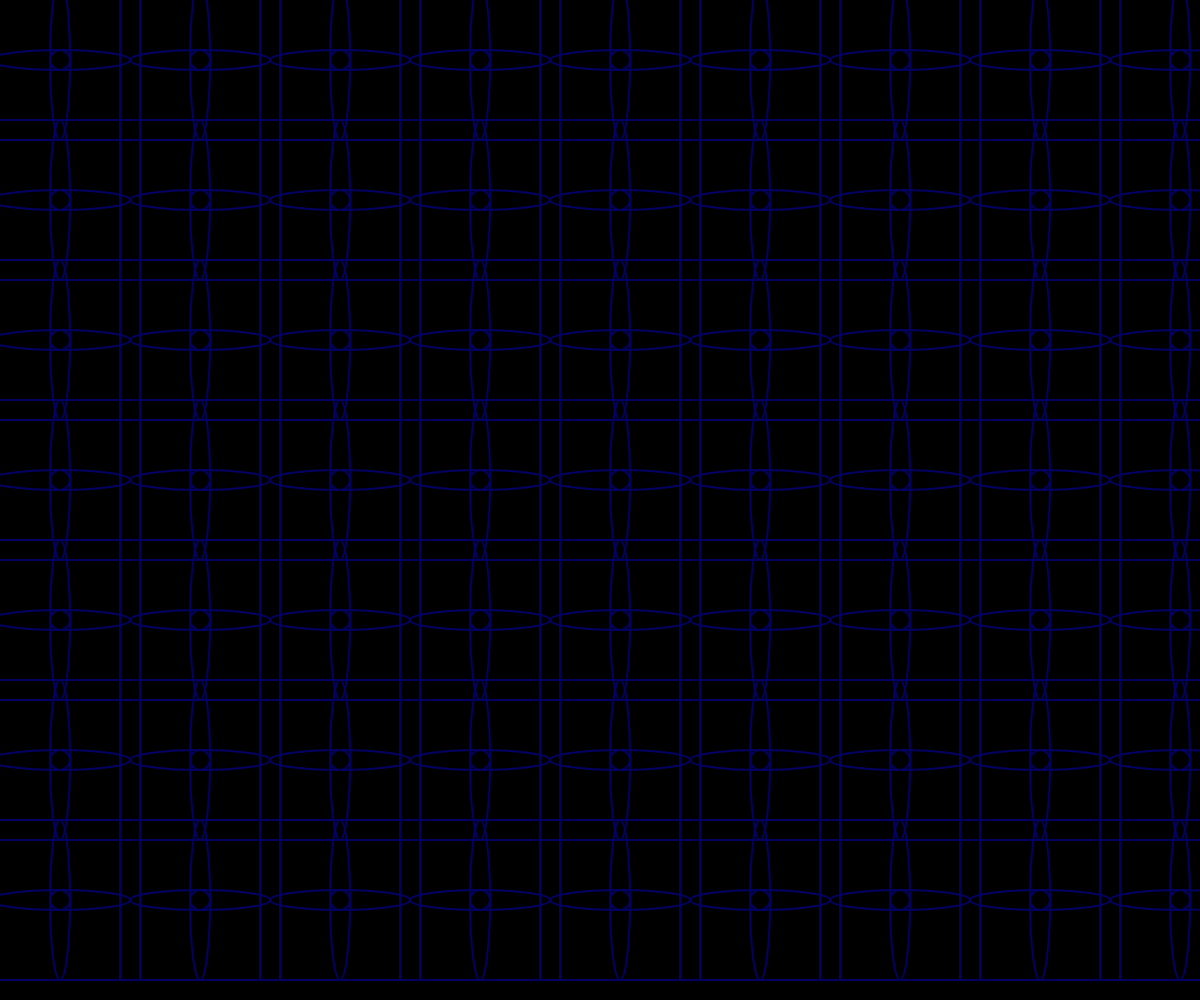
Frame 1 (no input)
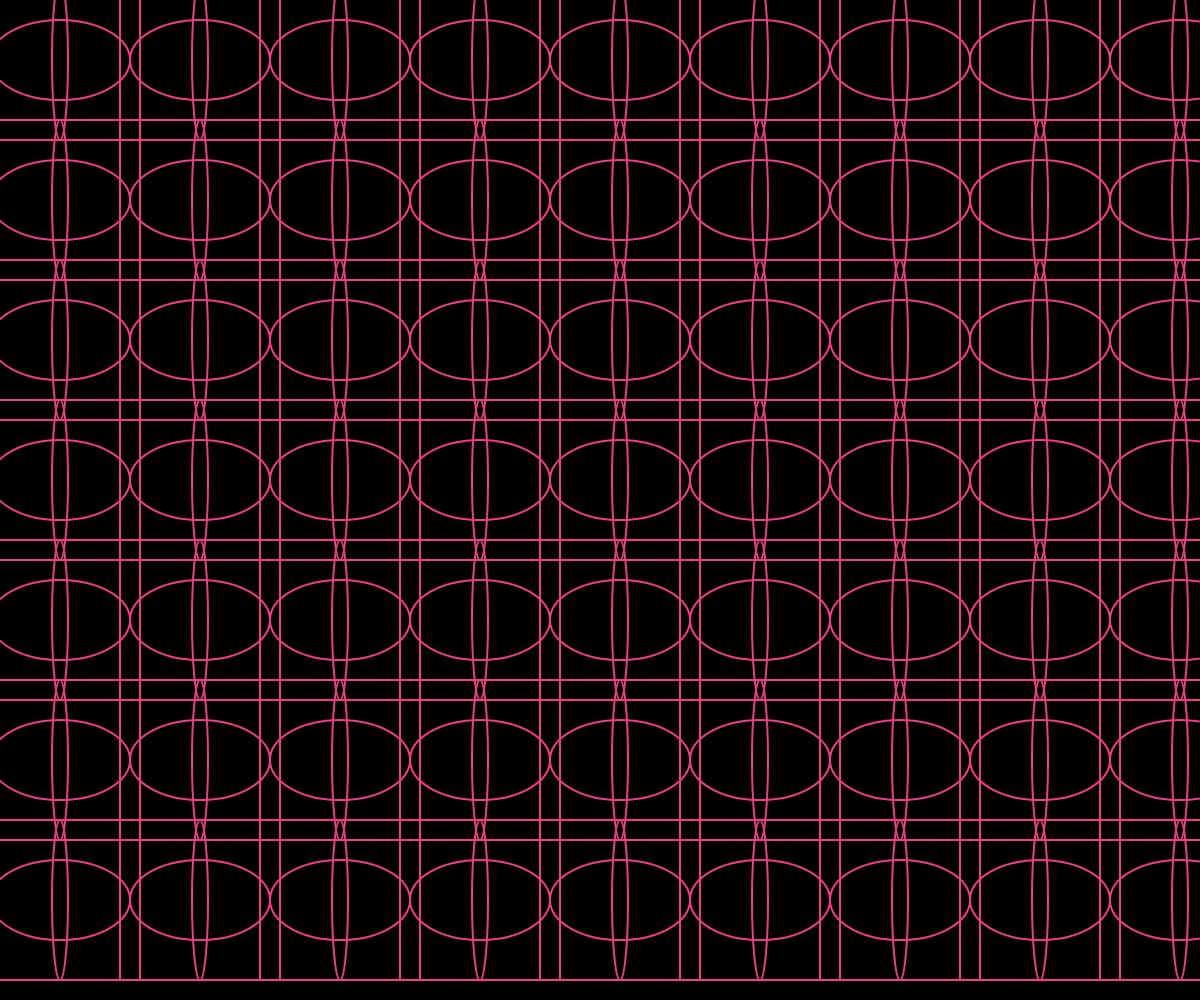
Frame 60 (no input)
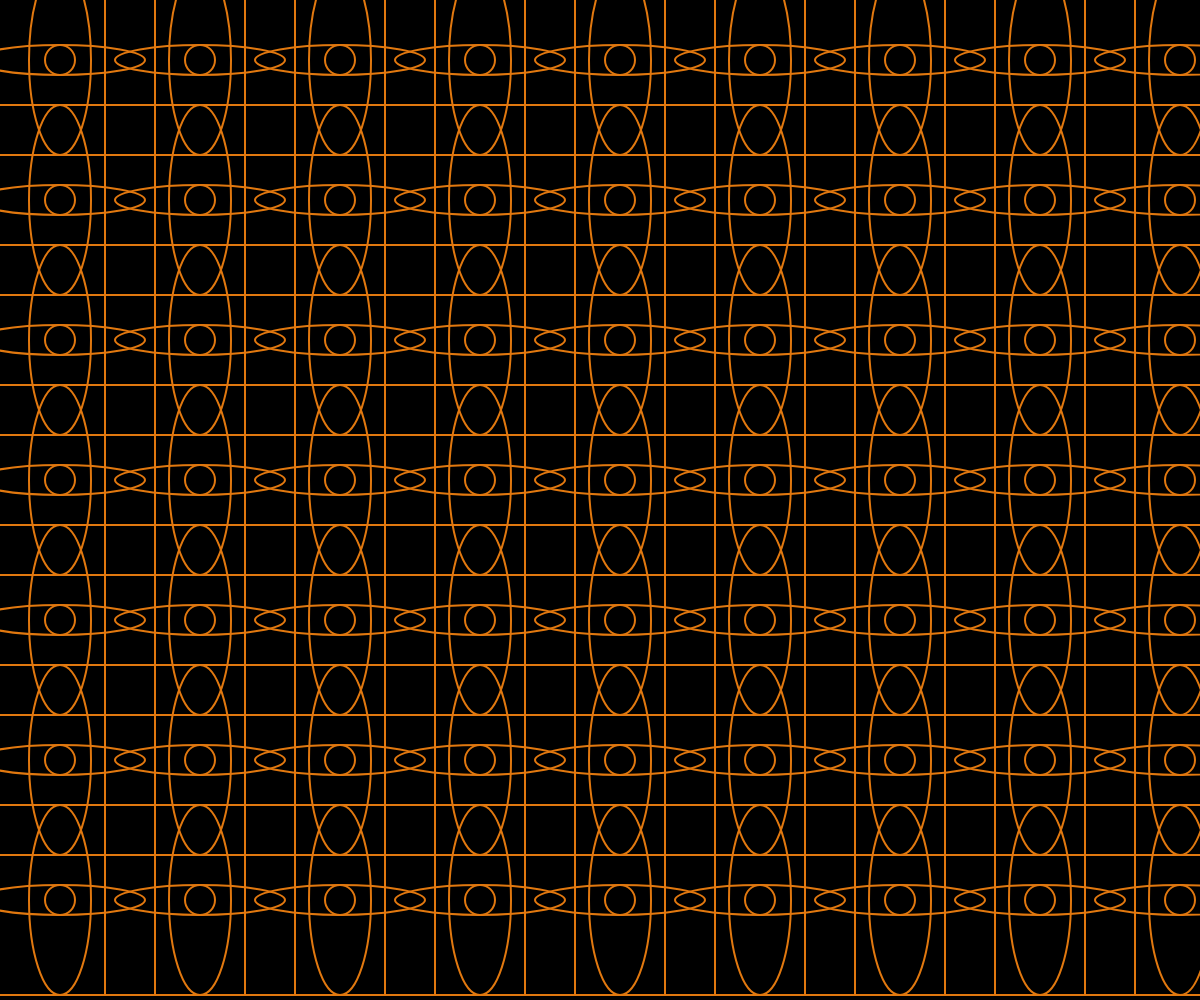
Frame 120 (the mouse pressed at the canvas centre since frame 60)

The p5.js sketch that drew these frames (run headless with seeded random() and noise() and a simulated clock; from frame 60 on, the mouse is pressed at the canvas centre):

// p5.js sketch
// ── sketch.js
function setup() {
	createCanvas(windowWidth, windowHeight);
	
}

function draw() {
	background(0)
	noFill()//畫出來的圖形不上色
  stroke(((frameCount%255)+(frameCount*3))%255,frameCount%255,frameCount*100%255);
  //橢圓會依照指定的規則做變換
  strokeWeight(2)//框線寬度設置為2
	rectMode(CENTER)//設定方形座標在中心點
	for(var x=60;x<width;x=x+140)
	  	{	
	for(var y=60;y<height;y=y+140)
				{	 
var a = map(mouseX,0,width,0,60);
ellipse(x,y,140+a,(frameCount*20)%160+a);//畫出多個位置依序排列，
//寬為140+a且每次繪畫其高度會依照時間乘上20除上160的餘數+a改變
ellipse(x,y,(frameCount*20)%148+a,160+a);//畫出多個位置依序排列，
//高為160+a且每次繪畫其寬度會依照時間乘上20除上148的餘數+a改變
rect(x,y,160+a)////畫出多個位置依序排列，長寬為150+a的方形
circle(x,y,(frameCount*20)%50+a)//畫出多個位置依序排列，
//圓形每次繪畫其直徑會依照時間乘上20除上50的餘數+a改變
}
}
}
